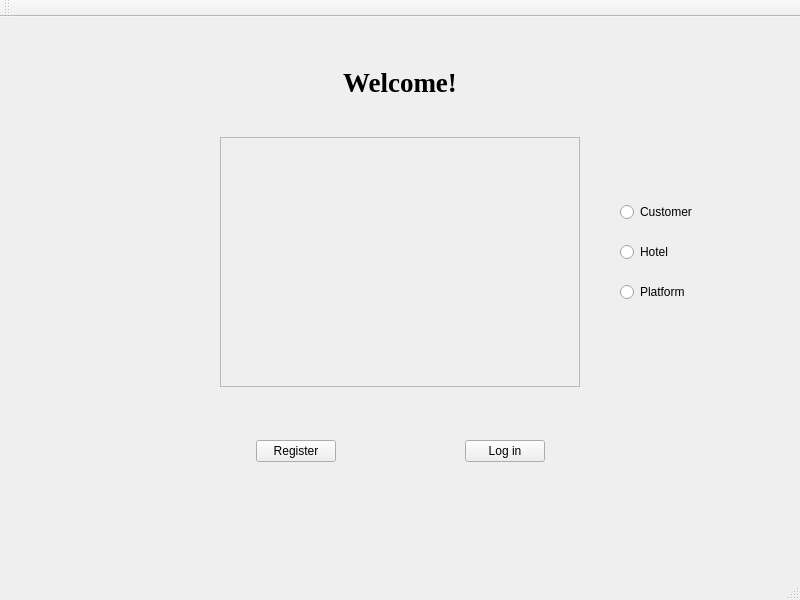
<?xml version="1.0" encoding="UTF-8"?>
<ui version="4.0">
 <class>MainWindow</class>
 <widget class="QMainWindow" name="MainWindow">
  <property name="geometry">
   <rect>
    <x>0</x>
    <y>0</y>
    <width>800</width>
    <height>600</height>
   </rect>
  </property>
  <property name="windowTitle">
   <string>MainWindow</string>
  </property>
  <widget class="QWidget" name="centralWidget">
   <widget class="QLabel" name="label_top">
    <property name="geometry">
     <rect>
      <x>300</x>
      <y>40</y>
      <width>200</width>
      <height>50</height>
     </rect>
    </property>
    <property name="font">
     <font>
      <family>Times New Roman</family>
      <pointsize>20</pointsize>
      <weight>75</weight>
      <bold>true</bold>
     </font>
    </property>
    <property name="text">
     <string>Welcome!</string>
    </property>
    <property name="alignment">
     <set>Qt::AlignCenter</set>
    </property>
   </widget>
   <widget class="QWidget" name="horizontalLayoutWidget_3">
    <property name="geometry">
     <rect>
      <x>0</x>
      <y>379</y>
      <width>801</width>
      <height>111</height>
     </rect>
    </property>
    <layout class="QHBoxLayout" name="horizontalLayout_3">
     <item>
      <spacer name="horizontalSpacer_3">
       <property name="orientation">
        <enum>Qt::Horizontal</enum>
       </property>
       <property name="sizeHint" stdset="0">
        <size>
         <width>40</width>
         <height>20</height>
        </size>
       </property>
      </spacer>
     </item>
     <item>
      <spacer name="horizontalSpacer_8">
       <property name="orientation">
        <enum>Qt::Horizontal</enum>
       </property>
       <property name="sizeHint" stdset="0">
        <size>
         <width>40</width>
         <height>20</height>
        </size>
       </property>
      </spacer>
     </item>
     <item>
      <widget class="QPushButton" name="RegisterBtn">
       <property name="text">
        <string>Register</string>
       </property>
      </widget>
     </item>
     <item>
      <spacer name="horizontalSpacer_7">
       <property name="orientation">
        <enum>Qt::Horizontal</enum>
       </property>
       <property name="sizeHint" stdset="0">
        <size>
         <width>40</width>
         <height>20</height>
        </size>
       </property>
      </spacer>
     </item>
     <item>
      <widget class="QPushButton" name="LogInBtn">
       <property name="text">
        <string>Log in</string>
       </property>
      </widget>
     </item>
     <item>
      <spacer name="horizontalSpacer_9">
       <property name="orientation">
        <enum>Qt::Horizontal</enum>
       </property>
       <property name="sizeHint" stdset="0">
        <size>
         <width>40</width>
         <height>20</height>
        </size>
       </property>
      </spacer>
     </item>
     <item>
      <spacer name="horizontalSpacer_6">
       <property name="orientation">
        <enum>Qt::Horizontal</enum>
       </property>
       <property name="sizeHint" stdset="0">
        <size>
         <width>40</width>
         <height>20</height>
        </size>
       </property>
      </spacer>
     </item>
    </layout>
   </widget>
   <widget class="QRadioButton" name="PlatformRadioBtn">
    <property name="geometry">
     <rect>
      <x>620</x>
      <y>260</y>
      <width>150</width>
      <height>30</height>
     </rect>
    </property>
    <property name="text">
     <string>Platform</string>
    </property>
    <attribute name="buttonGroup">
     <string>bg</string>
    </attribute>
   </widget>
   <widget class="QRadioButton" name="HotelRadioBtn">
    <property name="geometry">
     <rect>
      <x>620</x>
      <y>220</y>
      <width>150</width>
      <height>30</height>
     </rect>
    </property>
    <property name="text">
     <string>Hotel</string>
    </property>
    <attribute name="buttonGroup">
     <string>bg</string>
    </attribute>
   </widget>
   <widget class="QRadioButton" name="CustomerRadioBtn">
    <property name="geometry">
     <rect>
      <x>620</x>
      <y>180</y>
      <width>150</width>
      <height>30</height>
     </rect>
    </property>
    <property name="text">
     <string>Customer</string>
    </property>
    <attribute name="buttonGroup">
     <string>bg</string>
    </attribute>
   </widget>
   <widget class="QFrame" name="frame">
    <property name="geometry">
     <rect>
      <x>220</x>
      <y>120</y>
      <width>360</width>
      <height>250</height>
     </rect>
    </property>
    <property name="styleSheet">
     <string notr="true"/>
    </property>
    <property name="frameShape">
     <enum>QFrame::StyledPanel</enum>
    </property>
    <property name="frameShadow">
     <enum>QFrame::Raised</enum>
    </property>
   </widget>
  </widget>
  <widget class="QMenuBar" name="menuBar">
   <property name="geometry">
    <rect>
     <x>0</x>
     <y>0</y>
     <width>800</width>
     <height>25</height>
    </rect>
   </property>
  </widget>
  <widget class="QToolBar" name="mainToolBar">
   <attribute name="toolBarArea">
    <enum>TopToolBarArea</enum>
   </attribute>
   <attribute name="toolBarBreak">
    <bool>false</bool>
   </attribute>
  </widget>
  <widget class="QStatusBar" name="statusBar"/>
 </widget>
 <layoutdefault spacing="6" margin="11"/>
 <resources/>
 <connections/>
 <buttongroups>
  <buttongroup name="bg"/>
 </buttongroups>
</ui>
